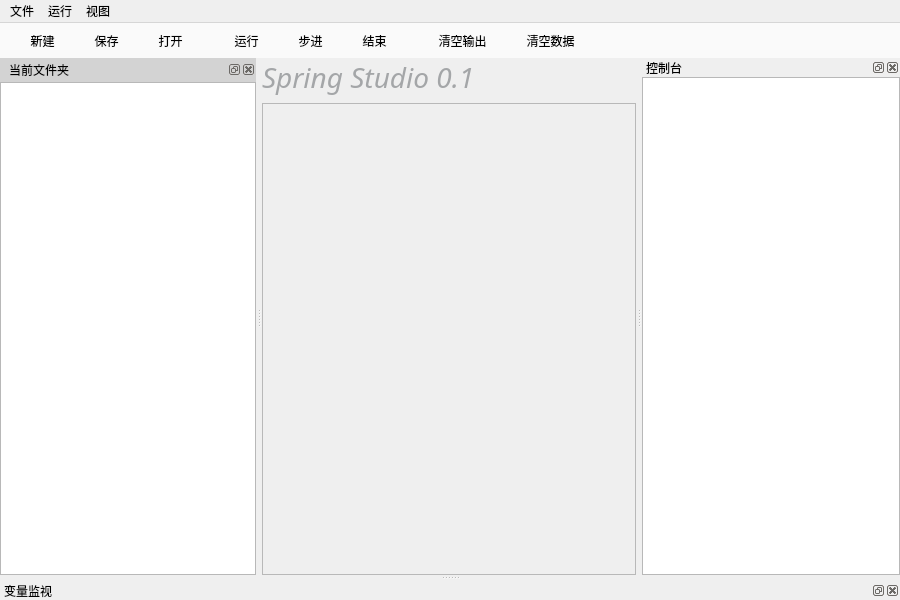
<?xml version="1.0" encoding="UTF-8"?>
<ui version="4.0">
 <class>MainWindow</class>
 <widget class="QMainWindow" name="MainWindow">
  <property name="geometry">
   <rect>
    <x>0</x>
    <y>0</y>
    <width>900</width>
    <height>600</height>
   </rect>
  </property>
  <property name="acceptDrops">
   <bool>true</bool>
  </property>
  <property name="windowTitle">
   <string>MainWindow</string>
  </property>
  <widget class="QWidget" name="centralWidget">
   <layout class="QGridLayout" name="gridLayout_4">
    <property name="leftMargin">
     <number>0</number>
    </property>
    <property name="topMargin">
     <number>0</number>
    </property>
    <property name="rightMargin">
     <number>0</number>
    </property>
    <property name="bottomMargin">
     <number>0</number>
    </property>
    <item row="0" column="0">
     <layout class="QVBoxLayout" name="verticalLayout">
      <item>
       <widget class="QLabel" name="label">
        <property name="sizePolicy">
         <sizepolicy hsizetype="Maximum" vsizetype="Maximum">
          <horstretch>0</horstretch>
          <verstretch>0</verstretch>
         </sizepolicy>
        </property>
        <property name="font">
         <font>
          <family>Dubai</family>
          <pointsize>21</pointsize>
          <weight>50</weight>
          <italic>true</italic>
          <bold>false</bold>
         </font>
        </property>
        <property name="styleSheet">
         <string notr="true">color: rgb(226, 226, 226);

color: rgb(164, 166, 168);</string>
        </property>
        <property name="text">
         <string>Spring Studio 0.1</string>
        </property>
       </widget>
      </item>
      <item>
       <widget class="QsciScintilla" name="frame_editor">
        <property name="font">
         <font>
          <family>Bradley Hand ITC</family>
          <pointsize>24</pointsize>
          <underline>true</underline>
         </font>
        </property>
        <property name="frameShape">
         <enum>QFrame::StyledPanel</enum>
        </property>
        <property name="frameShadow">
         <enum>QFrame::Raised</enum>
        </property>
       </widget>
      </item>
     </layout>
    </item>
   </layout>
  </widget>
  <widget class="QMenuBar" name="menuBar">
   <property name="geometry">
    <rect>
     <x>0</x>
     <y>0</y>
     <width>900</width>
     <height>17</height>
    </rect>
   </property>
   <property name="styleSheet">
    <string notr="true">
QMenu{
    padding:5px;
    background:white;
    border:1px solid gray;
 }
QMenu::item{
    padding:0px 60px 0px 60px;
    height:40px;
}
QMenu::item:selected:enabled{
    background:lightgray;
    color:black;
}
QMenu::item:selected:!enabled{
    background:transparent;
}
QMenu::separator{
    height:1px;
    background:lightgray;
    margin:5px 0px 5px 0px;
}</string>
   </property>
   <property name="nativeMenuBar">
    <bool>false</bool>
   </property>
   <widget class="QMenu" name="menuView">
    <property name="title">
     <string>视图</string>
    </property>
    <widget class="QMenu" name="menuToolbar_Style">
     <property name="title">
      <string>Toolbar Style</string>
     </property>
     <addaction name="action_toolbar_text"/>
     <addaction name="action_toolbar_icon"/>
     <addaction name="action_toolbar_icon_bottom_text"/>
     <addaction name="action_toolbar_icon_right_text"/>
    </widget>
    <addaction name="menuToolbar_Style"/>
   </widget>
   <widget class="QMenu" name="menuFile">
    <property name="title">
     <string>文件</string>
    </property>
    <addaction name="action_new_file"/>
    <addaction name="action_save"/>
    <addaction name="actionOpen"/>
   </widget>
   <widget class="QMenu" name="menuRun">
    <property name="title">
     <string>运行</string>
    </property>
    <addaction name="action_run"/>
    <addaction name="action_step_continue"/>
    <addaction name="action_stop"/>
   </widget>
   <addaction name="menuFile"/>
   <addaction name="menuRun"/>
   <addaction name="menuView"/>
  </widget>
  <widget class="QDockWidget" name="dockWidget_workspace">
   <property name="windowTitle">
    <string>变量监视</string>
   </property>
   <attribute name="dockWidgetArea">
    <number>8</number>
   </attribute>
   <widget class="QWidget" name="dockWidgetContents">
    <property name="autoFillBackground">
     <bool>false</bool>
    </property>
    <layout class="QGridLayout" name="gridLayout_6">
     <property name="leftMargin">
      <number>0</number>
     </property>
     <property name="topMargin">
      <number>0</number>
     </property>
     <property name="rightMargin">
      <number>0</number>
     </property>
     <property name="bottomMargin">
      <number>0</number>
     </property>
     <property name="spacing">
      <number>0</number>
     </property>
     <item row="0" column="0">
      <layout class="QGridLayout" name="gridLayout_workspace">
       <property name="spacing">
        <number>0</number>
       </property>
      </layout>
     </item>
    </layout>
   </widget>
  </widget>
  <widget class="QDockWidget" name="dockWidget_output">
   <property name="windowTitle">
    <string>控制台</string>
   </property>
   <attribute name="dockWidgetArea">
    <number>2</number>
   </attribute>
   <widget class="QWidget" name="dockWidgetContents_2">
    <layout class="QGridLayout" name="gridLayout_2">
     <property name="leftMargin">
      <number>0</number>
     </property>
     <property name="topMargin">
      <number>0</number>
     </property>
     <property name="rightMargin">
      <number>0</number>
     </property>
     <property name="bottomMargin">
      <number>0</number>
     </property>
     <property name="spacing">
      <number>0</number>
     </property>
     <item row="0" column="0">
      <widget class="QFrame" name="frame">
       <property name="frameShape">
        <enum>QFrame::StyledPanel</enum>
       </property>
       <property name="frameShadow">
        <enum>QFrame::Sunken</enum>
       </property>
       <layout class="QGridLayout" name="gridLayout">
        <property name="leftMargin">
         <number>0</number>
        </property>
        <property name="topMargin">
         <number>0</number>
        </property>
        <property name="rightMargin">
         <number>0</number>
        </property>
        <property name="bottomMargin">
         <number>0</number>
        </property>
        <property name="spacing">
         <number>0</number>
        </property>
        <item row="0" column="0">
         <widget class="QTextEdit" name="textEdit_output">
          <property name="font">
           <font>
            <family>宋体</family>
           </font>
          </property>
          <property name="acceptDrops">
           <bool>false</bool>
          </property>
          <property name="frameShape">
           <enum>QFrame::NoFrame</enum>
          </property>
          <property name="lineWrapMode">
           <enum>QTextEdit::WidgetWidth</enum>
          </property>
          <property name="readOnly">
           <bool>true</bool>
          </property>
         </widget>
        </item>
       </layout>
      </widget>
     </item>
    </layout>
   </widget>
  </widget>
  <widget class="QDockWidget" name="dockWidget_files">
   <property name="autoFillBackground">
    <bool>false</bool>
   </property>
   <property name="styleSheet">
    <string notr="true">QDockWidget{
border:1px solid lightgray;
}

QDockWidget::title {
text-align: left;/* align the text to the left */
padding-left:5px;
padding-top:5px;
padding-bottom:5px;
padding-right:5px;
	background-color: rgb(211, 211, 211);
border:0px solid lightgray;

	color: rgb(255, 255, 255);
}
</string>
   </property>
   <property name="features">
    <set>QDockWidget::AllDockWidgetFeatures</set>
   </property>
   <property name="windowTitle">
    <string>当前文件夹</string>
   </property>
   <attribute name="dockWidgetArea">
    <number>1</number>
   </attribute>
   <widget class="QWidget" name="dockWidgetContents_3">
    <layout class="QGridLayout" name="gridLayout_3">
     <property name="leftMargin">
      <number>0</number>
     </property>
     <property name="topMargin">
      <number>0</number>
     </property>
     <property name="rightMargin">
      <number>0</number>
     </property>
     <property name="bottomMargin">
      <number>0</number>
     </property>
     <item row="0" column="0">
      <widget class="QListWidget" name="listWidget_files">
       <property name="styleSheet">
        <string notr="true">QListView::item {
height:42px;
}</string>
       </property>
       <property name="editTriggers">
        <set>QAbstractItemView::EditKeyPressed</set>
       </property>
      </widget>
     </item>
    </layout>
   </widget>
  </widget>
  <widget class="QToolBar" name="toolBar">
   <property name="windowTitle">
    <string>文件工具栏</string>
   </property>
   <property name="styleSheet">
    <string notr="true">QToolBar{
background-color: rgb(255, 255, 255);
	background-color: rgb(250, 250, 250);
border:0px solid lightgray;
}

QToolBar:handle {
    border-left:  dotted yellow;
    color: yellow;
}

QToolBar::separator {
    width: 1px;
margin-left: 10px;
margin-right: 10px;
margin-top:1px;
margin-bottom:1px;
background-color: rgb(38, 40, 41);
background-color: lightgray;
}


QToolButton{
    padding:5px 15px 5px 15px;
    border: 0px solid #3daee9;
}

QToolButton:hover, QToolButton::menu-button:hover {
	background-color: lightgray;
    border: 0px solid #3daee9;
    padding:5px 15px 5px 15px;
}
QToolButton:checked, QToolButton:pressed,
        QToolButton::menu-button:pressed {
	background-color: darkgray;
    border: 0px solid #3daee9;
    padding:5px 15px 5px 15px;
}</string>
   </property>
   <property name="toolButtonStyle">
    <enum>Qt::ToolButtonTextBesideIcon</enum>
   </property>
   <property name="floatable">
    <bool>false</bool>
   </property>
   <attribute name="toolBarArea">
    <enum>TopToolBarArea</enum>
   </attribute>
   <attribute name="toolBarBreak">
    <bool>false</bool>
   </attribute>
   <addaction name="action_new_file"/>
   <addaction name="action_save"/>
   <addaction name="actionOpen"/>
  </widget>
  <widget class="QToolBar" name="toolBar_2">
   <property name="windowTitle">
    <string>调试工具栏</string>
   </property>
   <property name="styleSheet">
    <string notr="true">QToolBar{
background-color: rgb(255, 255, 255);
	background-color: rgb(250, 250, 250);
border:0px solid lightgray;
}

QToolBar:handle {
    border-left: 0px dotted yellow;
    color: #BBBBBB;
}

QToolBar::separator {
    width: 1px;
margin-left: 10px;
margin-right: 10px;
margin-top:1px;
margin-bottom:1px;
background-color: rgb(38, 40, 41);
background-color: lightgray;
}


QToolButton{
    padding:5px 15px 5px 15px;
    border: 0px solid #3daee9;
}

QToolButton:hover, QToolButton::menu-button:hover {
	background-color: lightgray;
    border: 0px solid #3daee9;
    padding:5px 15px 5px 15px;
}
QToolButton:checked, QToolButton:pressed,
        QToolButton::menu-button:pressed {
	background-color: darkgray;
    border: 0px solid #3daee9;
    padding:5px 15px 5px 15px;
}</string>
   </property>
   <property name="toolButtonStyle">
    <enum>Qt::ToolButtonTextBesideIcon</enum>
   </property>
   <property name="floatable">
    <bool>false</bool>
   </property>
   <attribute name="toolBarArea">
    <enum>TopToolBarArea</enum>
   </attribute>
   <attribute name="toolBarBreak">
    <bool>false</bool>
   </attribute>
   <addaction name="action_run"/>
   <addaction name="action_step_continue"/>
   <addaction name="action_stop"/>
  </widget>
  <widget class="QToolBar" name="toolBar_3">
   <property name="windowTitle">
    <string>输出工具栏</string>
   </property>
   <property name="styleSheet">
    <string notr="true">QToolBar{
background-color: rgb(255, 255, 255);
	background-color: rgb(250, 250, 250);
border:0px solid lightgray;
}

QToolBar:handle {
    border-left: 0px dotted yellow;
    color: #BBBBBB;
}

QToolBar::separator {
    width: 1px;
margin-left: 10px;
margin-right: 10px;
margin-top:1px;
margin-bottom:1px;
background-color: rgb(38, 40, 41);
background-color: lightgray;
}


QToolButton{
    padding:5px 15px 5px 15px;
    border: 0px solid #3daee9;
}

QToolButton:hover, QToolButton::menu-button:hover {
	background-color: lightgray;
    border: 0px solid #3daee9;
    padding:5px 15px 5px 15px;
}
QToolButton:checked, QToolButton:pressed,
        QToolButton::menu-button:pressed {
	background-color: darkgray;
    border: 0px solid #3daee9;
    padding:5px 15px 5px 15px;
}</string>
   </property>
   <property name="toolButtonStyle">
    <enum>Qt::ToolButtonTextBesideIcon</enum>
   </property>
   <property name="floatable">
    <bool>false</bool>
   </property>
   <attribute name="toolBarArea">
    <enum>TopToolBarArea</enum>
   </attribute>
   <attribute name="toolBarBreak">
    <bool>false</bool>
   </attribute>
   <addaction name="action_clear_output"/>
   <addaction name="action_clear_data"/>
  </widget>
  <action name="action_run">
   <property name="icon">
    <iconset resource="img.qrc">
     <normaloff>:/icon/img/ic_run3.png</normaloff>:/icon/img/ic_run3.png</iconset>
   </property>
   <property name="text">
    <string>运行</string>
   </property>
   <property name="toolTip">
    <string>运行/继续</string>
   </property>
   <property name="shortcut">
    <string>F5</string>
   </property>
  </action>
  <action name="actionOpen">
   <property name="icon">
    <iconset resource="img.qrc">
     <normaloff>:/icon/img/ic_open6.png</normaloff>:/icon/img/ic_open6.png</iconset>
   </property>
   <property name="text">
    <string>打开</string>
   </property>
   <property name="toolTip">
    <string>打开文件夹</string>
   </property>
   <property name="shortcut">
    <string>Ctrl+O</string>
   </property>
  </action>
  <action name="action_step_continue">
   <property name="icon">
    <iconset resource="img.qrc">
     <normaloff>:/icon/img/ic_step_continue.png</normaloff>:/icon/img/ic_step_continue.png</iconset>
   </property>
   <property name="text">
    <string>步进</string>
   </property>
   <property name="shortcut">
    <string>F10</string>
   </property>
  </action>
  <action name="action_stop">
   <property name="icon">
    <iconset resource="img.qrc">
     <normaloff>:/icon/img/ic_stop5.png</normaloff>:/icon/img/ic_stop5.png</iconset>
   </property>
   <property name="text">
    <string>结束</string>
   </property>
   <property name="shortcut">
    <string>Esc</string>
   </property>
  </action>
  <action name="action_save">
   <property name="icon">
    <iconset resource="img.qrc">
     <normaloff>:/icon/img/ic_save10.png</normaloff>:/icon/img/ic_save10.png</iconset>
   </property>
   <property name="text">
    <string>保存</string>
   </property>
   <property name="shortcut">
    <string>Ctrl+S</string>
   </property>
  </action>
  <action name="action_clear_output">
   <property name="icon">
    <iconset resource="img.qrc">
     <normaloff>:/icon/img/ic_clear_output13.png</normaloff>:/icon/img/ic_clear_output13.png</iconset>
   </property>
   <property name="text">
    <string>清空输出</string>
   </property>
   <property name="toolTip">
    <string>清空输出窗口</string>
   </property>
  </action>
  <action name="action_clear_data">
   <property name="icon">
    <iconset resource="img.qrc">
     <normaloff>:/icon/img/ic_clear_data1.png</normaloff>:/icon/img/ic_clear_data1.png</iconset>
   </property>
   <property name="text">
    <string>清空数据</string>
   </property>
   <property name="toolTip">
    <string>清空数据</string>
   </property>
  </action>
  <action name="action_new_file">
   <property name="icon">
    <iconset resource="img.qrc">
     <normaloff>:/icon/img/ic_new7.png</normaloff>:/icon/img/ic_new7.png</iconset>
   </property>
   <property name="text">
    <string>新建</string>
   </property>
   <property name="toolTip">
    <string>新建</string>
   </property>
   <property name="shortcut">
    <string>Ctrl+N</string>
   </property>
  </action>
  <action name="action_pause">
   <property name="icon">
    <iconset resource="img.qrc">
     <normaloff>:/icon/img/ic_pause4.png</normaloff>:/icon/img/ic_pause4.png</iconset>
   </property>
   <property name="text">
    <string>暂停</string>
   </property>
   <property name="toolTip">
    <string>暂停</string>
   </property>
  </action>
  <action name="action_toolbar_icon">
   <property name="text">
    <string>图标</string>
   </property>
  </action>
  <action name="action_toolbar_icon_bottom_text">
   <property name="text">
    <string>图标+底部文字</string>
   </property>
  </action>
  <action name="action_toolbar_icon_right_text">
   <property name="text">
    <string>图标+右侧文字</string>
   </property>
  </action>
  <action name="action_toolbar_text">
   <property name="text">
    <string>文字</string>
   </property>
  </action>
  <action name="action_open_cmd">
   <property name="text">
    <string>打开命令行</string>
   </property>
   <property name="shortcut">
    <string>C</string>
   </property>
  </action>
 </widget>
 <layoutdefault spacing="6" margin="11"/>
 <customwidgets>
  <customwidget>
   <class>QsciScintilla</class>
   <extends>QFrame</extends>
   <header location="global">Qsci/qsciscintilla.h</header>
   <container>1</container>
  </customwidget>
 </customwidgets>
 <resources>
  <include location="img.qrc"/>
 </resources>
 <connections/>
</ui>
